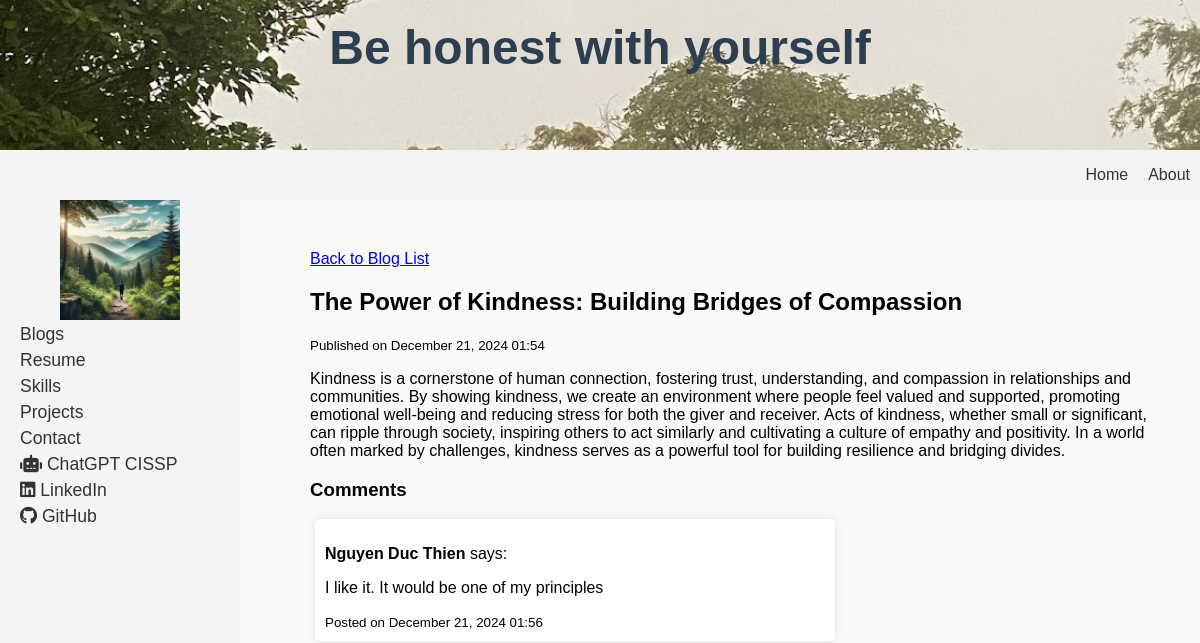
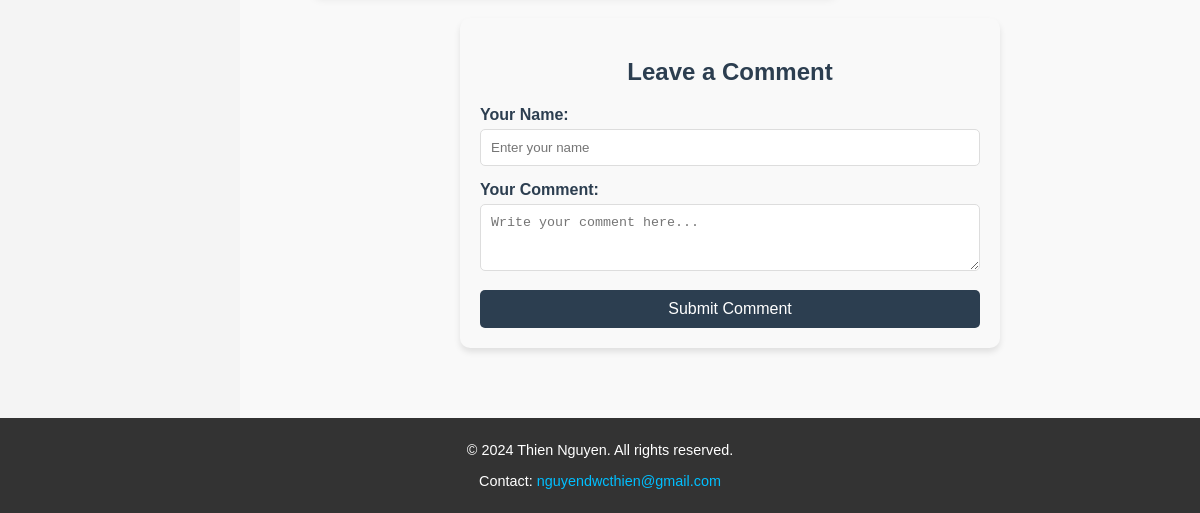
/blog_detail/1, run on an earlier commit of the app's database (2 pictures, top to bottom).
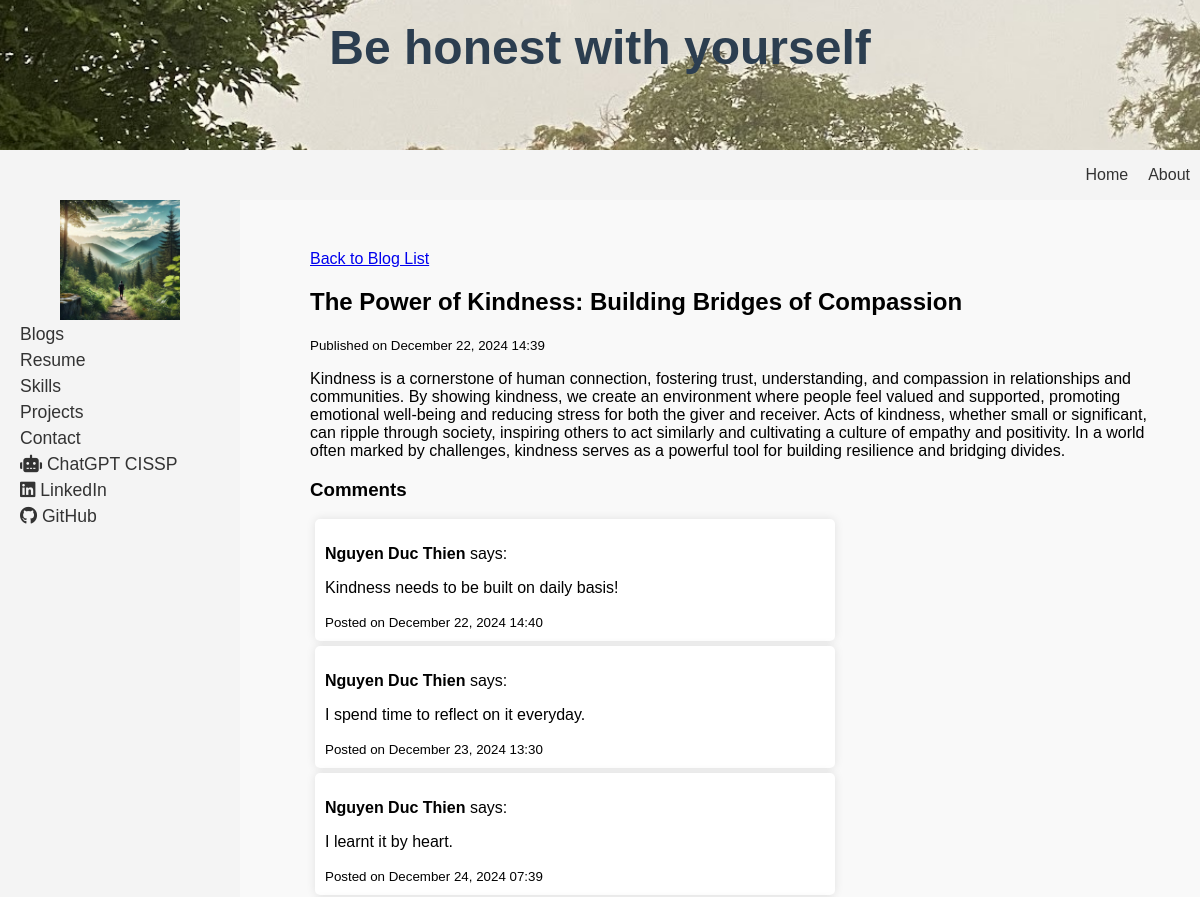
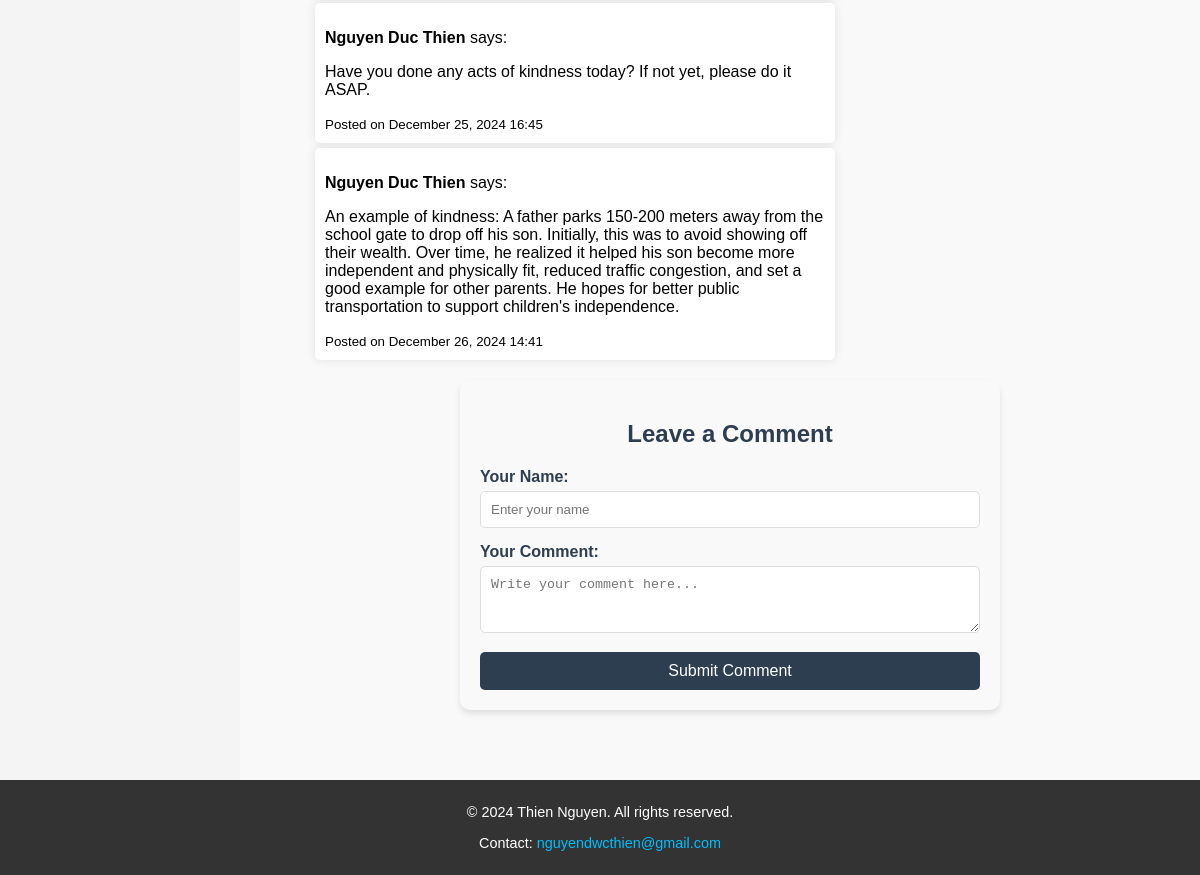
And on a later commit of the database (2 pictures, top to bottom).
### app.py (models this page shows)
class Blog(db.Model):
    id = db.Column(db.Integer, primary_key=True)
    title = db.Column(db.String(100), nullable=False)
    content = db.Column(db.Text, nullable=False)
    date_created = db.Column(db.DateTime, default=lambda: datetime.now(timezone('Asia/Bangkok')))
    comments = db.relationship('Comment', cascade="all, delete-orphan", backref='blog', lazy=True)

class Comment(db.Model):
    id = db.Column(db.Integer, primary_key=True)
    blog_id = db.Column(db.Integer, db.ForeignKey('blog.id'), nullable=False)  # Foreign Key
    name = db.Column(db.String(50), nullable=False)  # Name of the commenter
    content = db.Column(db.Text, nullable=False)
    date_created = db.Column(db.DateTime, default=lambda: datetime.now(timezone('Asia/Bangkok')))  # Timestamp

### app.py (the view)
@app.route('/blog_detail/<int:id>')
def blog_detail(id):
    blog = Blog.query.get_or_404(id)
    return render_template('blog_detail.html', blog=blog)

### templates/blog_detail.html (shortened to what this page needs)
{% extends 'base.html' %}
{% block content %}
<a href="{{ url_for('blog_list') }}">Back to Blog List</a>
<h2>{{ blog.title }}</h2>
<p><small>Published on {{ blog.date_created.strftime('%B %d, %Y %H:%M') }}</small></p>
<p>{{ blog.content }}</p>
<h3>Comments</h3>
{% if blog.comments %}
    {% for comment in blog.comments %}
        <div class="container">
            <p><strong>{{ comment.name }}</strong> says:</p>
            <p>{{ comment.content }}</p>
            <small>Posted on {{ comment.date_created.strftime('%B %d, %Y %H:%M') }}</small>
        </div>
    {% endfor %}
{% else %}
    <div class="container">
        <p>No comments yet. Be the first to comment!</p>
    </div>
{% endif %}
<form method="POST" action="{{ url_for('add_comment', blog_id=blog.id) }}" style="max-width: 500px; margin: 20px auto; padding: 20px; background-color: #f9f9f9; border-radius: 10px; box-shadow: 0 4px 6px rgba(0, 0, 0, 0.1); font-family: Arial, sans-serif;">
    <h2 style="text-align: center; color: #2C3E50;">Leave a Comment</h2>
    <label for="name" style="display: block; font-weight: bold; margin-bottom: 5px; color: #2C3E50;">Your Name:</label>
    <input type="text" name="name" id="name" placeholder="Enter your name" required style="width: 100%; padding: 10px; border: 1px solid #ddd; border-radius: 5px; margin-bottom: 15px; box-sizing: border-box;">
    <label for="content" style="display: block; font-weight: bold; margin-bottom: 5px; color: #2C3E50;">Your Comment:</label>
    <textarea name="content" id="content" rows="3" placeholder="Write your comment here..." required style="width: 100%; padding: 10px; border: 1px solid #ddd; border-radius: 5px; margin-bottom: 15px; box-sizing: border-box;"></textarea>
    <button type="submit" style="width: 100%; padding: 10px; background-color: #2C3E50; color: white; border: none; border-radius: 5px; cursor: pointer; font-size: 16px;">Submit Comment</button>
</form>
{% endblock %}

### templates/base.html (shortened to what this page needs)
<!DOCTYPE html>
<html lang="en">
<head>
    <link rel="stylesheet" href="{{ url_for('static', filename='css/styles.css') }}">
    <link href="https://cdnjs.cloudflare.com/ajax/libs/font-awesome/5.15.4/css/all.min.css" rel="stylesheet">
</head>
<body>
    <header>
        <div class="header-container row-1">
            {% block header %}
                <h1>Be honest with yourself</h1>
            {% endblock %}
        </div>
        <nav class="top-nav row-2">
            <a href="{{ url_for('home') }}">Home</a>
            <a href="{{ url_for('about') }}">About</a>
        </nav>
    </header>
    <main>
        {% block content %}{% endblock %}
    </main>
    <aside class="side-nav">
        <div style="text-align: center;">
            <img src="../static/images/simple_icon.ico" style="width:50%; height:auto;">
        </div>
        <a href="{{ url_for('blog_list') }}">Blogs</a>
        <a href="{{ url_for('resume') }}">Resume</a>
        <a href="{{ url_for('skills') }}">Skills</a>
        <a href="{{ url_for('projects') }}">Projects</a>
        <a href="{{ url_for('contact') }}">Contact</a>
        <a href="https://chatgpt.com/g/g-674c51f8fc888191965bd78bfd855b5b-cissp-sherpa" target="_blank"><i class="fas fa-robot"></i> ChatGPT CISSP</a>
        <a href="https://www.linkedin.com/in/thien-nguyen-duc" target="_blank"><i class="fab fa-linkedin"></i> LinkedIn</a>
        <a href="https://github.com/thien0511" target="_blank"><i class="fab fa-github"></i> GitHub</a>
    </aside>
    <footer>
        <div class="footer-container">
            <p>&copy; 2024 Thien Nguyen. All rights reserved.</p>
            <p>Contact: <a href="mailto:nguyendwcthien@gmail.com">nguyendwcthien@gmail.com</a></p>
        </div>
    </footer>
</body>
</html>

### static/css/styles.css (style rules this page uses)
body { margin: 0; font-family: Arial, sans-serif; background-color: #f9f9f9; display: grid; grid-template-rows: auto 1fr auto; grid-template-columns: 20% 1fr; height: 100vh; }
header { grid-column: span 2; width: 100%; background-color: #f4f4f4; padding: 0px 0; top: 0; z-index: 1000; text-align: center; color: #2C3E50; display: grid; grid-template-rows: auto auto; }
header .row-1 { background: url('../images/top_banner21.jpg') no-repeat center center/cover; height: 150px; }
header .row-2 { background-color: #f4f4f4; height: 50px; text-align: center; display: flex; align-items: center; justify-content: right; color: #2C3E50; }
.header-container { text-align: center; }
.header-container h1 { margin: 0; padding-top: 20px; font-size: 3em; }
.top-nav { top: 10px; right: 50px; }
.top-nav a { text-decoration: none; margin: 0 10px; color: #333; }
.side-nav { height: 100%; grid-row: 2; grid-column: 1; background-color: #f4f4f4; padding: 0px; overflow-y: auto; }
.side-nav a { display: block; text-decoration: none; color: #333; padding-left: 20px; margin-bottom: 5px; font-size: 1.1em; }
main { grid-row: 2; grid-column: 2; padding: 50px; margin-left: 20px; }
footer { grid-column: span 2; background-color: #333; color: white; text-align: center; padding: 10px 0; font-size: 0.9em; }
footer a { color: #00bfff; text-decoration: none; }
.container { max-width: 500px; margin: 5px; background: #fff; padding: 10px; border-radius: 5px; box-shadow: 0 0 10px rgba(0, 0, 0, 0.1); }
button { width: 20%; padding: 10px; background: #007BFF; color: #fff; border: none; border-radius: 4px; cursor: pointer; }

What changed in the data, as far as the page shows it:
changed Blog "The Power of Kindness: Building Bridges of Compassion": date_created "December 21, 2024 01:54" → "December 22, 2024 14:39"
changed Comment: content "I like it. It would be one of my principles" → "Kindness needs to be built on daily basis!"; date_created "December 21, 2024 01:56" → "December 22, 2024 14:40"
added Comment: name "Nguyen Duc Thien", content "I spend time to reflect on it everyday.", date_created "December 23, 2024 13:30"
added Comment: name "Nguyen Duc Thien", content "I learnt it by heart.", date_created "December 24, 2024 07:39"
added Comment: name "Nguyen Duc Thien", content "Have you done any acts of kindness today? If not yet, please do it ASAP.", date_created "December 25, 2024 16:45"
added Comment: name "Nguyen Duc Thien", content "An example of kindness: A father parks 150-200 meters away from the school gate to drop off his son. Initially, this was to avoid showing off their wealth. Over time, he realized it helped his son become more independent and physically fit, reduced traffic congestion, and set a good example for other parents. He hopes for better public transportation to support children's independence.", date_created "December 26, 2024 14:41"
